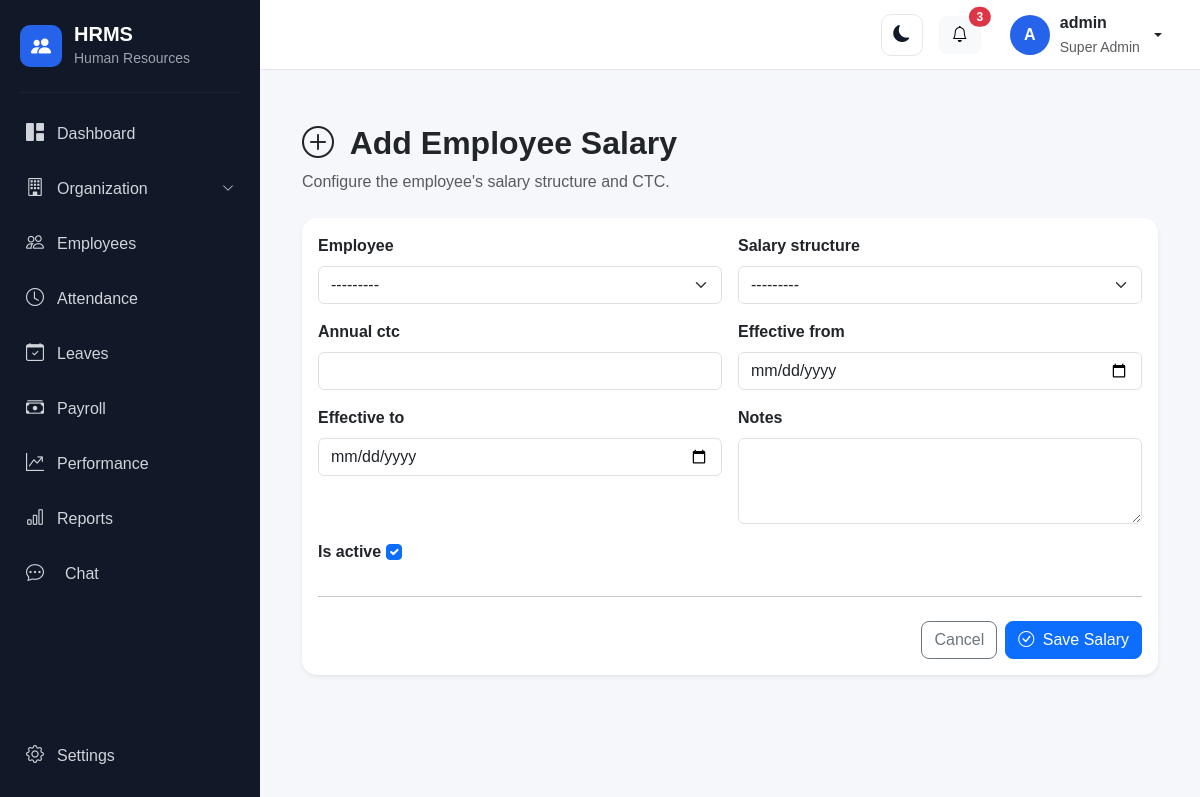
/payroll/salaries/add/ (signed in), run on the app's committed database.
### account/models.py (models this page shows, shortened)
class User(AbstractUser):
    class Role(models.TextChoices):
        SUPER_ADMIN = "SUPER_ADMIN", "Super Admin"
        HR_ADMIN = "HR_ADMIN", "HR Admin"
        MANAGER = "MANAGER", "Manager"
        EMPLOYEE = "EMPLOYEE", "Employee"
        RECRUITER = "RECRUITER", "Recruiter"
        PAYROLL_ADMIN = "PAYROLL_ADMIN", "Payroll Admin"
    objects = HRMSUserManager()
    role = models.CharField(
        max_length=30,
        choices=Role.choices,
        default=Role.EMPLOYEE,
    )
    phone = models.CharField(
        max_length=15,
        blank=True,
        null=True,
    )
    profile_picture = models.ImageField(
        upload_to="profile_pictures/",
        blank=True,
        null=True,
    )
    must_change_password = models.BooleanField(
        default=False,
        help_text="If enabled, the user must change their password after logging in.",
    )

### employees/models.py (models this page shows)
class Employee(models.Model):
    class Role(models.TextChoices):
        EMPLOYEE = "EMPLOYEE", "Employee"
        MANAGER = "MANAGER", "Manager"
        HR_ADMIN = "HR_ADMIN", "HR Admin"
        SUPER_ADMIN = "SUPER_ADMIN", "Super Admin"
    class Gender(models.TextChoices):
        MALE = "MALE", "Male"
        FEMALE = "FEMALE", "Female"
        OTHER = "OTHER", "Other"
    class EmploymentType(models.TextChoices):
        FULL_TIME = "FULL_TIME", "Full Time"
        PART_TIME = "PART_TIME", "Part Time"
        CONTRACT = "CONTRACT", "Contract"
        INTERN = "INTERN", "Intern"
    class EmploymentStatus(models.TextChoices):
        ACTIVE = "ACTIVE", "Active"
        BENCH = "BENCH", "Bench"
        ON_LEAVE = "ON_LEAVE", "On Leave"
        RESIGNED = "RESIGNED", "Resigned"
        TERMINATED = "TERMINATED", "Terminated"
        RETIRED = "RETIRED", "Retired"
    user = models.OneToOneField(
        settings.AUTH_USER_MODEL,
        on_delete=models.SET_NULL,
        null=True,
        blank=True,
        related_name="employee_profile",
    )
    role = models.CharField(
        max_length=20,
        choices=Role.choices,
        default=Role.EMPLOYEE,
    )
    employee_id = models.CharField(
        max_length=20,
        unique=True,
    )
    first_name = models.CharField(
        max_length=100,
    )
    middle_name = models.CharField(
        max_length=100,
        blank=True,
    )
    last_name = models.CharField(
        max_length=100,
    )
    date_of_birth = models.DateField(
        null=True,
        blank=True,
    )
    gender = models.CharField(
        max_length=20,
        choices=Gender.choices,
        blank=True,
    )
    email = models.EmailField(
        blank=True,
    )
    phone = models.CharField(
        max_length=20,
        blank=True,
    )
    alternate_phone = models.CharField(
        max_length=20,
        blank=True,
    )
    address = models.TextField(
        blank=True,
    )
    city = models.CharField(
        max_length=100,
        blank=True,
    )
    state = models.CharField(
        max_length=100,
        blank=True,
    )
    country = models.CharField(
        max_length=100,
        default="India",
    )
    postal_code = models.CharField(
        max_length=20,
        blank=True,
    )
    company = models.ForeignKey(
        "organization.Company",
        on_delete=models.PROTECT,
        related_name="employees",
        null=True,
        blank=True
    )
    department = models.ForeignKey(
        "organization.Department",
        on_delete=models.PROTECT,
        related_name="employees",
        null=True,
        blank=True,
    )
    designation = models.ForeignKey(
        "organization.Designation",
        on_delete=models.PROTECT,
        related_name="employees",
        null=True,
        blank=True,
    )
    branch = models.ForeignKey(
        "organization.Branch",
        on_delete=models.PROTECT,
        related_name="employees",
        null=True,
        blank=True,
    )
    work_location = models.ForeignKey(
        "organization.WorkLocation",
        on_delete=models.PROTECT,
        related_name="employees",
        null=True,
        blank=True,
    )
    employment_type = models.CharField(
        max_length=20,
        choices=EmploymentType.choices,
        default=EmploymentType.FULL_TIME,
    )
    employment_status = models.CharField(
        max_length=20,
        choices=EmploymentStatus.choices,
        default=EmploymentStatus.ACTIVE,
    )
    joining_date = models.DateField()
    confirmation_date = models.DateField(
        null=True,
        blank=True,
    )
    resignation_date = models.DateField(
        null=True,
        blank=True,
    )
    termination_date = models.DateField(
        null=True,
        blank=True,
    )
    reporting_manager = models.ForeignKey(
        "self",
        on_delete=models.SET_NULL,
        null=True,
        blank=True,
        related_name="team_members",
    )
    profile_photo = models.ImageField(
        upload_to="employees/profile/",
        blank=True,
        null=True,
    )
    created_at = models.DateTimeField(
        auto_now_add=True,
    )
    updated_at = models.DateTimeField(
        auto_now=True,
    )
    class Meta:
        ordering = ["first_name", "last_name"]
    def __str__(self):
        return f"{self.employee_id} - {self.get_full_name()}"
    def get_full_name(self):
        return " ".join(
            filter(
                None,
                [
                    self.first_name,
                    self.middle_name,
                    self.last_name,
                ],
            )
        )

### payroll/views.py (the view)
# urls.py: path("salaries/add/", views.salary_create, name="salary_create"),
@login_required
def salary_create(request):
    current_employee = require_salary_assignment(request)
    if not current_employee:
        return HttpResponseForbidden(
            "Only HR Admin or Super Admin can assign salary within their permitted employee scope."
        )
    if request.method == "POST":
        form = EmployeeSalaryForm(
            request.POST,
            request_user=request.user,
        )
        if form.is_valid():
            employee = form.cleaned_data["employee"]
            accessible_employees = get_accessible_employees(request)
            if not accessible_employees.filter(
                pk=employee.pk
            ).exists():
                return HttpResponseForbidden(
                    "You cannot assign salary to this employee."
                )
            salary = form.save(
                commit=False
            )
            salary.created_by = request.user
            salary.save()
            messages.success(
                request,
                f"Salary assigned successfully to {employee.get_full_name()}."
            )
            return redirect(
                "payroll:salary_detail",
                pk=salary.pk,
            )
    else:
        form = EmployeeSalaryForm(
            request_user=request.user,
        )
        form.fields["employee"].queryset = (
            get_accessible_employees(request)
        )
    return render(
        request,
        "payroll/salary_form.html",
        {
            "form": form,
            "title": "Assign Employee Salary",
            "button_text": "Save Salary",
        },
    )

### templates/payroll/salary_form.html (shortened to what this page needs)
{% extends "base.html" %}
{% block content %}
<div class="container-fluid py-4">
    <div class="mb-4">
        <h2 class="fw-bold">
            {% if object %}
                <i class="bi bi-pencil-square me-2"></i>
                Edit Employee Salary
            {% else %}
                <i class="bi bi-plus-circle me-2"></i>
                Add Employee Salary
            {% endif %}
        </h2>
        <p class="text-muted">
            Configure the employee's salary structure and CTC.
        </p>
    </div>
    <div class="card border-0 shadow-sm">
        <div class="card-body">
            <form method="post">
                <div class="row g-3">
                    {% for field in form %}
                    <div class="col-md-6">
                        <label class="form-label fw-semibold">
                            {{ field.label }}
                        </label>
                        {{ field }}
                    </div>
                    {% endfor %}
                </div>
                <hr class="my-4">
                <div class="d-flex justify-content-end gap-2">
                    <a href="{% url 'payroll:salary_list' %}"
                       class="btn btn-outline-secondary">
                        Cancel
                    </a>
                    <button type="submit" class="btn btn-primary">
                        <i class="bi bi-check-circle me-1"></i>
                        Save Salary
                    </button>
                </div>
            </form>
        </div>
    </div>
</div>
{% endblock %}

### templates/base.html (shortened to what this page needs)
{% load static %}
<!DOCTYPE html>
<html lang="en">
<head>
    <link href="https://cdn.jsdelivr.net/npm/bootstrap@5.3.3/dist/css/bootstrap.min.css" rel="stylesheet">
    <link rel="stylesheet" href="https://cdn.jsdelivr.net/npm/bootstrap-icons@1.11.3/font/bootstrap-icons.min.css">
    <link rel="stylesheet" href="{% static 'css/style.css' %}">
</head>
<body>
    <div class="d-flex min-vh-100">
        <aside class="sidebar" id="sidebar">
            <div class="sidebar-brand">
                <div class="brand-icon">
                    <i class="bi bi-people-fill"></i>
                </div>
                <div>
                    <h5 class="mb-0">
                        HRMS
                    </h5>
                    <small>
                        Human Resources
                    </small>
                </div>
            </div>
            <hr>
            <nav class="sidebar-menu">
                <a href="{% url 'dashboard' %}" class="sidebar-link">
                    <i class="bi bi-grid-1x2-fill"></i>
                    <span>
                        Dashboard
                    </span>
                </a>
                {% if user.role == "SUPER_ADMIN" %}
                <a class="sidebar-link" data-bs-toggle="collapse" href="#organizationMenu" role="button"
                    aria-expanded="false" aria-controls="organizationMenu">
                    <i class="bi bi-building"></i>
                    <span class="flex-grow-1">
                        Organization
                    </span>
                    <i class="bi bi-chevron-down organization-arrow"></i>
                </a>
                {% endif %}
                <a href="{% url 'employee_list' %}" class="sidebar-link">
                    <i class="bi bi-people"></i>
                    <span>
                        Employees
                    </span>
                </a>
                <a href="{% url 'attendance_dashboard' %}" class="sidebar-link">
                    <i class="bi bi-clock"></i>
                    <span>
                        Attendance
                    </span>
                </a>
                <a href="{% url 'leave_dashboard' %}" class="sidebar-link">
                    <i class="bi bi-calendar-check"></i>
                    <span>
                        Leaves
                    </span>
                </a>
                <a href="{% url 'payroll:payroll_dashboard' %}" class="sidebar-link">
                    <i class="bi bi-cash-stack"></i>
                    <span>
                        Payroll
                    </span>
                </a>
                <a href="{% url 'performance:dashboard' %}" class="sidebar-link">
                    <i class="bi bi-graph-up-arrow"></i>
                    <span>
                        Performance
                    </span>
                </a>
                {% if user.role == "HR_ADMIN" or user.role == "SUPER_ADMIN" %}
                <a href="{% url 'reports:dashboard' %}" class="sidebar-link">
                    <i class="bi bi-bar-chart"></i>
                    <span>
                        Reports
                    </span>
                </a>
                {% endif %}
                <a href="{% url 'chat:home' %}"
                    class="sidebar-link {% if request.resolver_match.namespace == 'chat' %}active{% endif %}">
                    <i class="bi bi-chat-dots me-2"></i>
                    <span>Chat</span>
                </a>
            </nav>
            <div class="sidebar-bottom">
                <a href="{% url 'settings' %}" class="sidebar-link">
                    <i class="bi bi-gear"></i>
                    <span>
                        Settings
                    </span>
                </a>
            </div>
        </aside>
        <div class="main-wrapper">
            <nav class="top-navbar">
                <div class="ms-auto d-flex align-items-center gap-3">
                    <button type="button" class="btn theme-toggle" id="themeToggle" aria-label="Switch to dark mode"
                        title="Switch to dark mode">
                        <i class="bi bi-moon-fill" id="themeToggleIcon"></i>
                    </button>
                    <button type="button" class="btn btn-light position-relative">
                        <i class="bi bi-bell"></i>
                        <span class="position-absolute top-0 start-100 translate-middle badge rounded-pill bg-danger">
                            3
                        </span>
                    </button>
                    <div class="dropdown">
                        <button type="button" class="btn user-menu dropdown-toggle" data-bs-toggle="dropdown">
                            <div class="user-avatar">
                                {{ user.first_name|first|default:user.username|first|upper }}
                            </div>
                            <div class="d-none d-md-block text-start">
                                <div class="fw-semibold">
                                    {{ user.get_full_name|default:user.username }}
                                </div>
                                <small class="text-muted">
                                    {{ user.get_role_display }}
                                </small>
                            </div>
                        </button>
                    </div>
                </div>
            </nav>
            <main class="content-area">
                {% block content %}
                {% endblock %}
            </main>
        </div>
    </div>
</body>
</html>

### data on the page
User: first_name|first "A", get_full_name "admin", role "Super Admin"
Employee: form "---------"

### other printed values
{{ field.label }} "Employee" "Salary structure" "Annual ctc" "Effective from" "Effective to" "Notes" "Is active"
